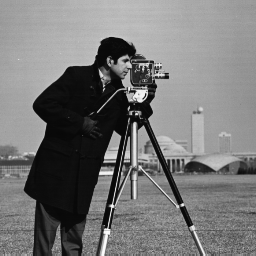
#> input picture Image_Processing/lab-4/code/cameraman.tif, 256 x 256 px
$ python dft2.py   (older library calls are emulated)
#> lines starting #> are read from the running program, lines starting #| are printed output that depends on the picture; pictures that were not available may be replaced by others from this repository, and a replacement may not be noted
# -*- coding: utf-8 -*-
"""
Created on Wed Sep  5 23:21:11 2018

@author: srikant nayak
"""
from PIL import Image
import scipy.misc
import numpy as np
from matplotlib import pyplot as plt

cameraman=Image.open('cameraman.tif')
#> cameraman is the input picture: PIL image 256x256 L; min 7, max 253, mean 118.7
hor=Image.open('horiz.png')
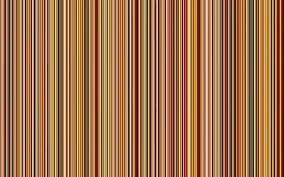
#> input picture Image_Processing/lab-4/code/vertical2.jpg, 284 x 177 px, given in place of horiz.png, which was not available
#> hor is the input picture: PIL image 284x177 RGB; mean R, G, B 160.6, 115.2, 72.5
vert=Image.open('vertical.png')

camera=abs(np.fft.fft2(cameraman))
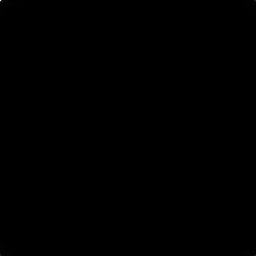
#> camera: shape (256, 256) float64; min 12, max 7780728, mean 4834.7; drawn with min black and max white
np.fft.fftshift(camera)
scipy.misc.imsave('cameraman.jpg', camera)

horiz=abs(np.fft.fft2(hor))
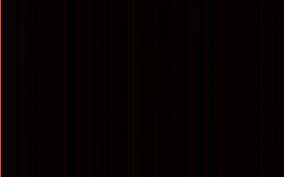
#> horiz: shape (177, 284, 3) float64; mean R, G, B 2537.9, 635.3, 635.3; drawn with min black and max white
np.fft.fftshift(horiz)
scipy.misc.imsave('horizontal.jpg', horiz)


ver=abs(np.fft.fft2(vert))
np.fft.fftshift(ver)
scipy.misc.imsave('verti.jpg', ver)


#> (the run stopped early here; a loop or call above may not have finished)
